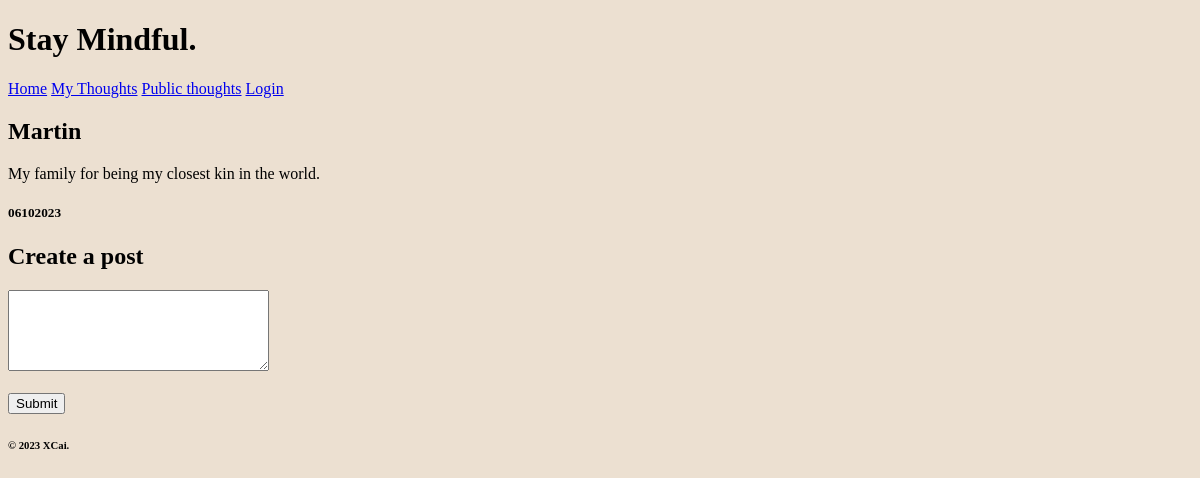
The app's page /my_posts (signed in), older data.
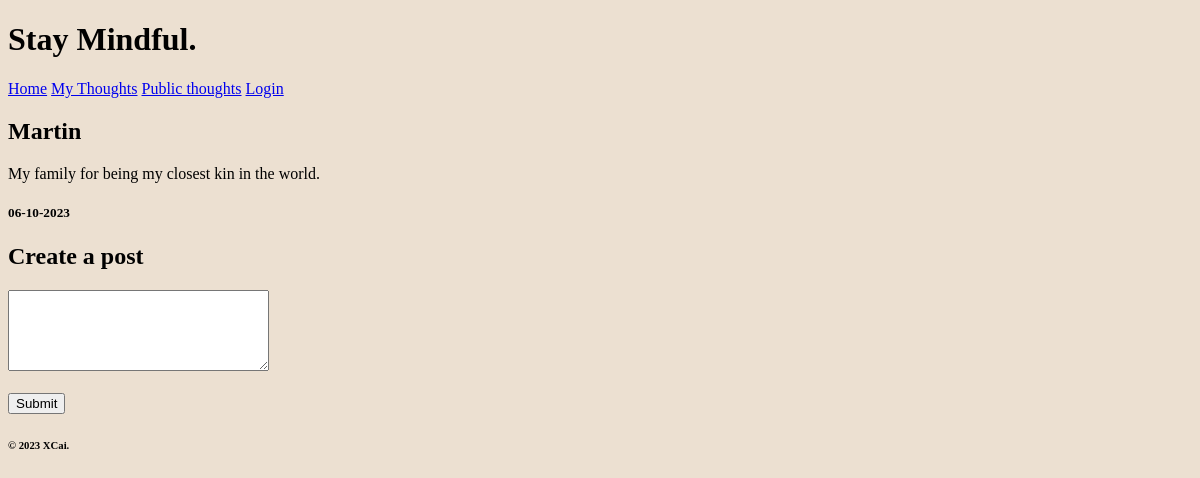
The same page, newer data.
### tables this page shows
CREATE TABLE Gratitude_idea (id INTEGER PRIMARY KEY, date TEXT, username TEXT, content TEXT, like_count INTEGER, favorited INTEGER);

### routes.py (the view)
@app.route('/my_posts', methods=['GET'])
def my_posts():
    if 'username' in session:
        print("logged in")
        conn = sqlite3.connect("mindful.db")
        cur = conn.cursor()
        sql = 'SELECT * FROM Gratitude_idea WHERE username = ?'
        cur.execute(sql, (session['username'],))
        results = cur.fetchall()
        return render_template("my_posts.html", results = results)
    else:
        print("not logged in")
        return redirect("loginpage")

### templates/my_posts.html
{% extends 'layout.html' %}
{% block content %}
{% for results in results %}
<h2>
{{ results[2] }}
</h2>
<p>
{{ results[3] }}
</p>
<h5>
{{ results[1] }}
</h5>
{% endfor %}
<form action="/post_idea" method="post">
    <h2><label for="post_idea">Create a post</label></h2>
    <textarea required name="post_idea" id="post_idea" cols="30" rows="5" maxlength="120"></textarea>
    <br><br>
    <button>Submit</button>
</form>
{% endblock %}

### templates/layout.html (shortened to what this page needs)
<!DOCTYPE html>
<html lang="en">
    <link rel="stylesheet" href="/static/styles.css">
<head>
</head>
<body>
    <header>
        {% include "header.html" %}
    </header>
    <nav>
        {% include "nav.html" %}
    </nav>
    <main>
        {% block content %}
        {% endblock %}
    </main>
    <footer>
        {% include "footer.html" %}
    </footer>
</body>
</html>

### templates/header.html
<h1>Stay Mindful.</h1>

### templates/nav.html
<a href="/">Home</a>
<a href="/my_posts">My Thoughts</a>
<a href="/public_posts">Public thoughts</a>
<a href="/loginpage">Login</a>

### templates/footer.html
<h6>&copy; 2023 XCai.</h1>

### static/styles.css (style rules this page uses)
body { background-color: #ece0d1; }

Row changes from the older to the newer data that the page shows:
changed Gratitude_idea "Martin": date "06102023" → "06-10-2023"
